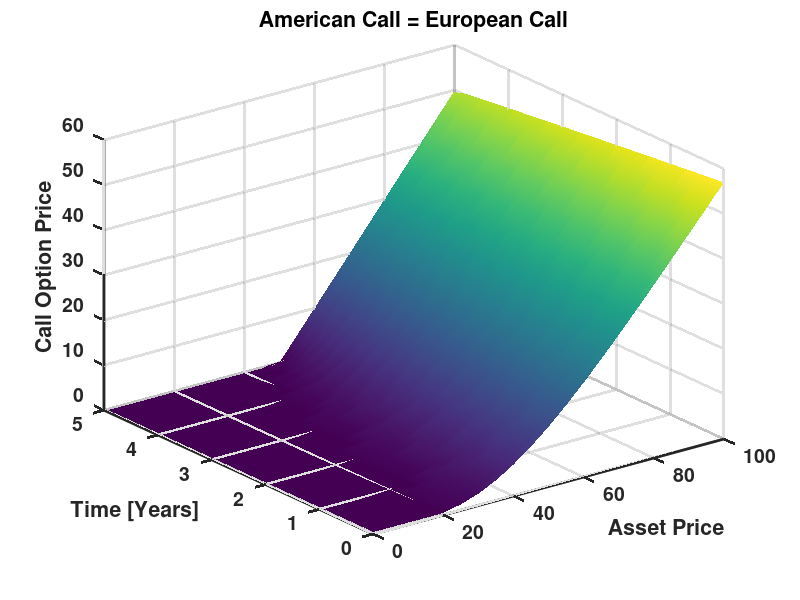
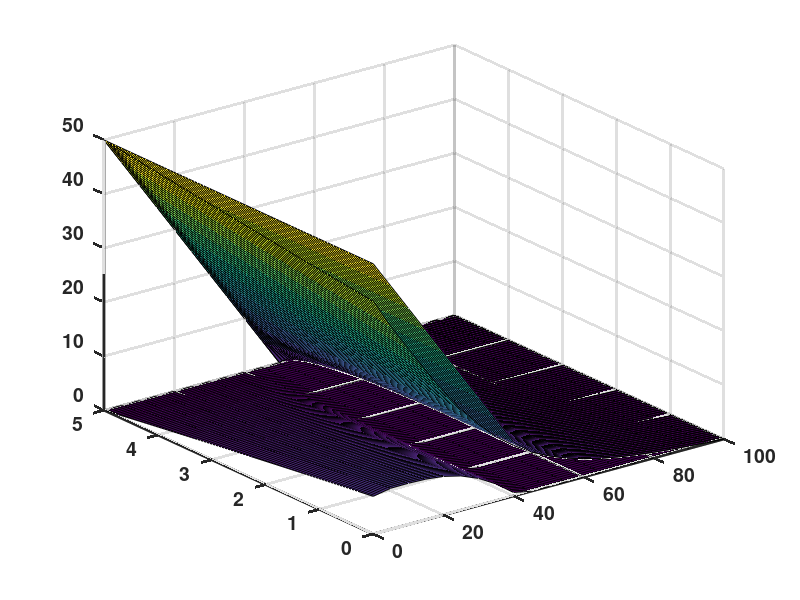

Source code (MATLAB) for these figures, in order: (Note: this script raises an error after producing the figures.)
function [ EuroCall AmerCall EuroPut AmerPut ] =...
    ExplicitPDE( S0, K, T, r, vol, Smax, M, q)
% ExplicitPDE employs PDE grid to calculate  price
% of European and American option. PlotFlag Option
% turns on plotting of option value as a function
% of time and underlying asset price
% Working in linear (as apposed to log) underlying
% asset values can lead to oscillations in solution
% Must resort to small time steps to suppress 
% oscillations

close all;
clc;
set(0,'defaultaxeslinewidth',2); set(0,'defaultlinelinewidth',2);
set(0,'defaultaxesFontWeight','bold');set(0,'defaulttextFontWeight','bold'); 
set(0,'defaultaxesfontsize',14); set(0,'defaulttextfontsize',14);
    
if (nargin < 8), q = 0; end
if (nargin < 7), M = 21, end
if (nargin < 6), Smax = 100; end 
if (nargin < 5), vol = 0.2; end
if (nargin < 4), r = 0.03; end
if (nargin < 3), T = 5; end
if (nargin < 2), K = 50; end
if (nargin < 1), S0 = 50; end
    
dS=Smax/(M-1)
S=[0:dS:Smax]';
% need very small dt relative to dS (and volatility)
% else severe oscillations
% One simple step size calibration is
tstepApprox = dS^2/sqrt(vol)/1000
Napprox = round (T/tstepApprox+1)
t = linspace(0,T,Napprox);
N = length(t)
dt = t(2)-t(1)

c = zeros(M,N); C = zeros(M,N);
maxSK = (max(S-K,0))'; 
c(:,N) = maxSK; C(:,N) = maxSK; %time T expiration

p = zeros(M,N); P = zeros(M,N);
maxKS = (max(K-S,0))'; 
p(:,N) = maxKS; P(:,N) = maxKS; %time T expiration

j = [2:M-1]'; % Stock Price Interior Nodes
% Coefficients for linear explicit PDE
aCoeffStar = (1/(1+r*dt))*...
    (-0.5*(r-q)*j*dt + 0.5*vol^2*j.^2*dt);
bCoeffStar = (1/(1+r*dt))*(1 - vol^2*j.^2*dt);
cCoeffStar = (1/(1+r*dt))*...
    (0.5*(r-q)*j*dt + 0.5*vol^2*j.^2*dt);

for i=N-1:-1:1
% Time step for European (p) and American (P) put  
    c(j,i) = aCoeffStar.*c(j-1,i+1) + bCoeffStar.*c(j,i+1)...
                +cCoeffStar.*c(j+1,i+1);
    c(1,i) = 0; % OTM
    c(M,i) = Smax*exp(-q*((i-1)*dt))-K*exp(-r*(N-i)*dt); %ITM
    % Compare European Value vs. Early Exercise
    C(:,i) = max ( c(:,i), (S-K) ); % S=(jAll-1)*dS
% Repeat Time step for European (p) and American (P) put    
    p(j,i) = aCoeffStar.*p(j-1,i+1) + bCoeffStar.*p(j,i+1)...
                +cCoeffStar.*p(j+1,i+1);
    p(M,i) = 0; % OTM
    p(1,i) = K*exp(-r*(N-i)*dt); %ITM %Smin=0
    P(:,i) = max ( p(:,i), (K-S) );
end

% Option to plot numerical solution to PDE 
% as a function of time and underlying asset price
PlotFlag=1;
if (PlotFlag) 
    Smatrix=repmat(S,1,N);
    tmatrix=repmat(t,M,1);
    surf (Smatrix,tmatrix,c)
    shading interp
    xlabel ('Asset Price'); ylabel ('Time [Years]');
    zlabel ('Call Option Price');
    title ('American Call = European Call') 

    figure
    surf(Smatrix,tmatrix,P)
    hold on
    surf (Smatrix,tmatrix,p)
    surf (Smatrix,tmatrix,P-p)
    alpha(.7)
    shading interp
    hold off
    title ('Added Value of American vs. European Put') 
    xlabel ('Asset Price'); ylabel ('Time [Years]');
    zlabel ('Put Option Price');
end

% Interpolate as asset grid point may not match 
% initial Asset price S0
disp('European Put')
EuroPut = interp1 (S, p(:,1), S0); disp (EuroPut)
disp('American Put')
AmerPut = interp1 (S, P(:,1), S0); disp (AmerPut)
% Hull (2006) suggests control variate technique to  
% improve American Put price accuracy. Essential idea 
% is to compare PDE and analytical PDE. The difference
% is used to adjust American put value

% European call should equal american call value
% unless numerical error is present
disp('European Call')
EuroCall = interp1 (S, c(:,1), S0); disp (EuroCall)
disp('American Call')
AmerCall = interp1 (S, C(:,1), S0); disp (AmerCall)
end